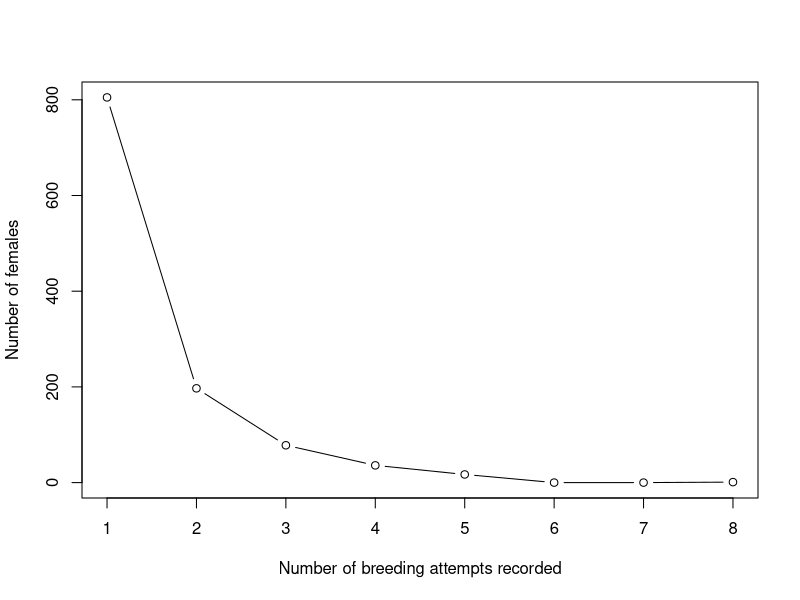

R code for this plot: (Note: this script raises an error after producing the figure.)
########################
### PROOF OF CONCEPT ###
########################

x <- c(1:8)  # Number of breeding attempts
y <- c(805, 197, 78, 36, 17, 0, 0, 1)  # I need to change this so that it directly references the database
brattempts_age <- data.frame(x, y)

plot(brattempts_age, type = "b", xlab="Number of breeding attempts recorded", ylab="Number of females")

bluti2$suc <- as.numeric(bluti2$suc)
hist(bluti2$suc, xlab = "Number of chicks successfully fledged", col = "#C0AFE2", xlim=c(0,14),ylim = c(0,250), main = NULL)
